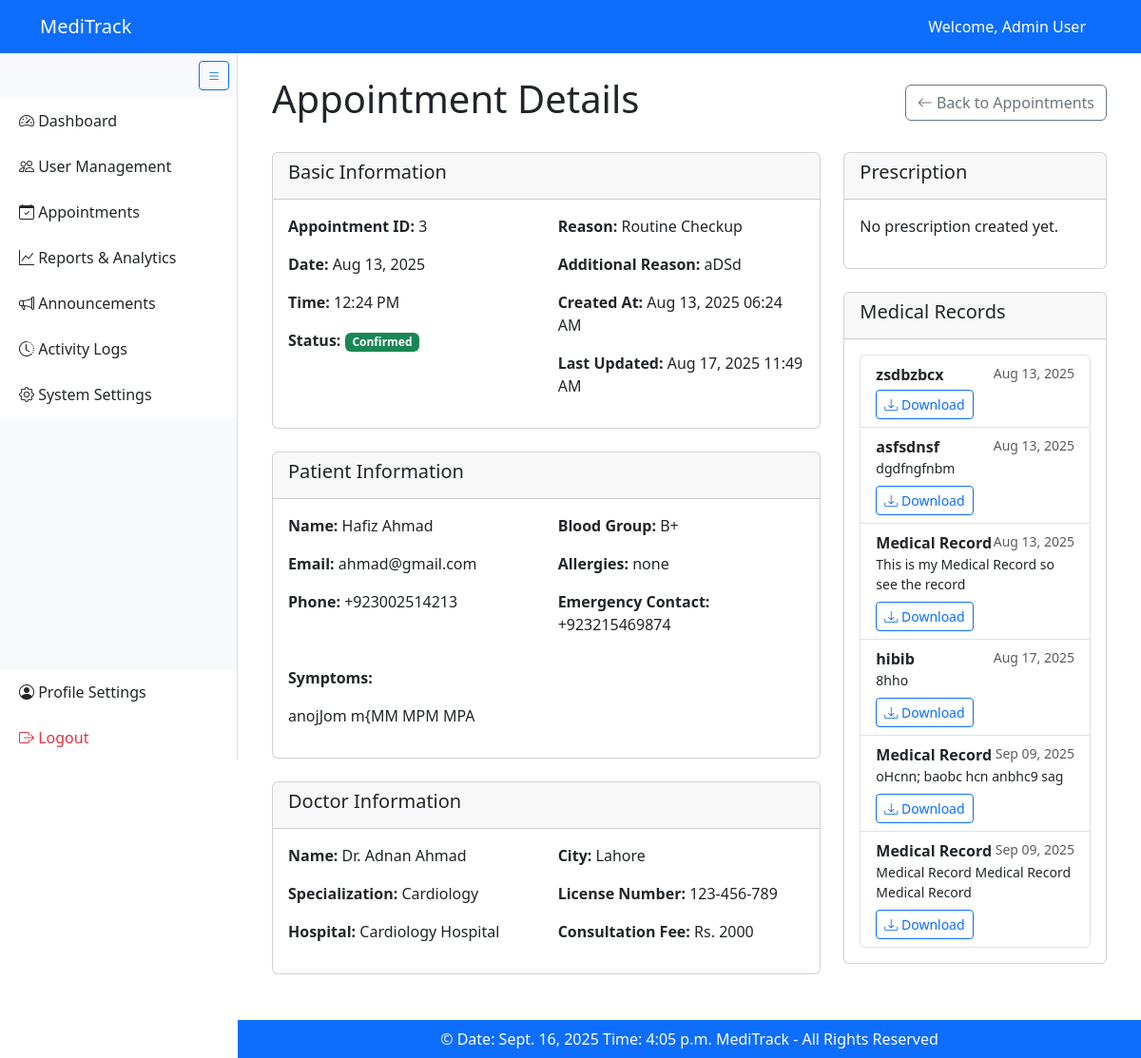
The page /view_appointment/3/ (signed in) on the database its author committed.
### MediTrackApp/models.py (models this page shows, shortened)
class User(AbstractUser):
    ROLE_CHOICES = [
        ("admin", "Admin"),
        ("patient", "Patient"),
        ("doctor", "Doctor"),
    ]
    GENDER_CHOICES = [
        ("M", "Male"),
        ("F", "Female"),
        ("O", "Other"),
    ]
    phone_number = PhoneNumberField(region="PK", blank=True)
    gender = models.CharField(max_length=10, choices=GENDER_CHOICES, blank=True)
    date_of_birth = models.DateField(null=True, blank=True)
    profile_pic = models.ImageField(upload_to="profile_pics/", validators=[validate_file_extension], blank=True, null=True)
    role = models.CharField(max_length=50, choices=ROLE_CHOICES, default="patient")
    is_active = models.BooleanField(default=True)

class Appointment(models.Model):
    STATUS_CHOICES = [
        ("pending", "Pending"),
        ("confirmed", "Confirmed"),
        ("cancelled", "Cancelled"),
        ("completed", "Completed"),
    ]
    REASON_CHOICES = [
        ("CHECKUP", "Routine Checkup"),
        ("CONSULT", "General Consultation"),
        ("FEVER", "Fever/Infection"),
        ("INJURY", "Injury Treatment"),
    ]
    patient = models.ForeignKey(PatientProfile, on_delete=models.CASCADE)
    doctor = models.ForeignKey(DoctorProfile, on_delete=models.CASCADE)
    date = models.DateField()
    time = models.TimeField()
    status = models.CharField(max_length=20, choices=STATUS_CHOICES, default="pending")
    symptoms = models.TextField(blank=True)
    reason = models.CharField(max_length=50, choices=REASON_CHOICES, default="CONSULT")
    other_reason = models.CharField(max_length=100, blank=True)
    cancellation_reason = models.TextField(blank=True, null=True)
    cancelled_by = models.ForeignKey(User, on_delete=models.SET_NULL, null=True, blank=True, related_name='cancelled_appointments')
    end_time = models.TimeField(null=True, blank=True)
    created_at = models.DateTimeField(auto_now_add=True)
    updated_at = models.DateTimeField(auto_now=True)
    class Meta:
        constraints = [
            models.UniqueConstraint(fields=["doctor", "date", "time"], name="unique_doctor_slot"),
        ]
        ordering = ["-date", "time"]

class PatientProfile(models.Model):
    user = models.OneToOneField(User, related_name="patient_profile", on_delete=models.CASCADE)
    blood_group = models.CharField(max_length=5, blank=True)
    allergies = models.TextField(blank=True)
    medical_history = models.TextField(blank=True)
    emergency_contact = PhoneNumberField(region="PK", blank=True)

class DoctorProfile(models.Model):
    user = models.OneToOneField(User, related_name="doctor_profile", on_delete=models.CASCADE)
    specialization = models.CharField(max_length=100, blank=True)
    qualifications = models.TextField(blank=True)
    hospital = models.CharField(max_length=100, blank=True)
    city = models.CharField(max_length=100, blank=True)
    license_number = models.CharField(max_length=50, unique=True, blank=True, null=True)
    consultation_fee = models.PositiveIntegerField(default=2000)
    available_days = models.JSONField(default=list, blank=True)
    available_time_slots = models.JSONField(default=list, blank=True)
    class Meta:
        indexes = [
            models.Index(fields=["specialization"]),
            models.Index(fields=["city"]),
        ]

class MedicalRecord(models.Model):
    patient = models.ForeignKey(PatientProfile, related_name="medical_records", on_delete=models.CASCADE)
    file = models.FileField(
        upload_to="medical_records/%Y/%m/%d",
        validators=[FileExtensionValidator(["pdf", "jpg", "jpeg", "png"])],
    )
    record_type = models.CharField(max_length=50, blank=True)
    uploaded_at = models.DateTimeField(auto_now_add=True)
    notes = models.TextField(blank=True)

### MediTrackApp/decorators.py (the view)
        def wrapper(request, *args, **kwargs):
            if not request.user.is_authenticated:
                return redirect('login')
            if request.user.role not in allowed_roles:
                raise PermissionDenied
            return view_func(request, *args, **kwargs)

### MediTrackApp/views.py (called while the page is built)
@login_required
@role_required(["admin"])
def view_appointment(request, appointment_id):
    appointment = get_object_or_404(Appointment, id=appointment_id)
    return render(request, "admin/view_appointment.html", {'appointment': appointment})

### MediTrackApp/templates/admin/view_appointment.html (shortened to what this page needs)
{% extends 'base.html' %}
{% block content %}
<div class="container-fluid">
    <div class="d-flex justify-content-between align-items-center mb-4">
        <h1>Appointment Details</h1>
        <a href="{% url 'appointment_management' %}" class="btn btn-outline-secondary">
            <i class="bi bi-arrow-left"></i> Back to Appointments
        </a>
    </div>
    <div class="row">
        <div class="col-md-8">
            <div class="card mb-4">
                <div class="card-header">
                    <h5 class="card-title">Basic Information</h5>
                </div>
                <div class="card-body">
                    <div class="row">
                        <div class="col-md-6">
                            <p><strong>Appointment ID:</strong> {{ appointment.id }}</p>
                            <p><strong>Date:</strong> {{ appointment.date|date:"M d, Y" }}</p>
                            <p><strong>Time:</strong> {{ appointment.time|time:"h:i A" }}</p>
                            <p><strong>Status:</strong>
                                <span class="badge
                                    {% if appointment.status == 'confirmed' %}bg-success
                                    {% elif appointment.status == 'pending' %}bg-warning text-dark
                                    {% elif appointment.status == 'cancelled' %}bg-danger
                                    {% else %}bg-info
                                    {% endif %}">
                                    {{ appointment.get_status_display }}
                                </span>
                            </p>
                        </div>
                        <div class="col-md-6">
                            <p><strong>Reason:</strong> {{ appointment.get_reason_display }}</p>
                            {% if appointment.other_reason %}
                            <p><strong>Additional Reason:</strong> {{ appointment.other_reason }}</p>
                            {% endif %}
                            <p><strong>Created At:</strong> {{ appointment.created_at|date:"M d, Y h:i A" }}</p>
                            <p><strong>Last Updated:</strong> {{ appointment.updated_at|date:"M d, Y h:i A" }}</p>
                        </div>
                    </div>
                </div>
            </div>
            <div class="card mb-4">
                <div class="card-header">
                    <h5 class="card-title">Patient Information</h5>
                </div>
                <div class="card-body">
                    <div class="row">
                        <div class="col-md-6">
                            <p><strong>Name:</strong> {{ appointment.patient.user.get_full_name }}</p>
                            <p><strong>Email:</strong> {{ appointment.patient.user.email }}</p>
                            <p><strong>Phone:</strong> {{ appointment.patient.user.phone_number }}</p>
                        </div>
                        <div class="col-md-6">
                            <p><strong>Blood Group:</strong> {{ appointment.patient.blood_group|default:"Not specified" }}</p>
                            <p><strong>Allergies:</strong> {{ appointment.patient.allergies|default:"None" }}</p>
                            <p><strong>Emergency Contact:</strong> {{ appointment.patient.emergency_contact|default:"Not specified" }}</p>
                        </div>
                    </div>
                    <div class="mt-3">
                        <p><strong>Symptoms:</strong></p>
                        <p>{{ appointment.symptoms|default:"No symptoms provided" }}</p>
                    </div>
                </div>
            </div>
            <div class="card mb-4">
                <div class="card-header">
                    <h5 class="card-title">Doctor Information</h5>
                </div>
                <div class="card-body">
                    <div class="row">
                        <div class="col-md-6">
                            <p><strong>Name:</strong> Dr. {{ appointment.doctor.user.get_full_name }}</p>
                            <p><strong>Specialization:</strong> {{ appointment.doctor.specialization }}</p>
                            <p><strong>Hospital:</strong> {{ appointment.doctor.hospital|default:"Not specified" }}</p>
                        </div>
                        <div class="col-md-6">
                            <p><strong>City:</strong> {{ appointment.doctor.city }}</p>
                            <p><strong>License Number:</strong> {{ appointment.doctor.license_number }}</p>
                            <p><strong>Consultation Fee:</strong> Rs. {{ appointment.doctor.consultation_fee }}</p>
                        </div>
                    </div>
                </div>
            </div>
        </div>
        <div class="col-md-4">
            <div class="card mb-4">
                <div class="card-header">
                    <h5 class="card-title">Prescription</h5>
                </div>
                <div class="card-body">
                    {% if appointment.prescription %}
                        <p><strong>Diagnosis:</strong> {{ appointment.prescription.diagnosis }}</p>
                        <p><strong>Advice:</strong> {{ appointment.prescription.advice|default:"None" }}</p>
                        {% if appointment.prescription.medicine %}
                        <div class="mt-3">
                            <h6>Medicines:</h6>
                            <ul class="list-group">
                                {% for med in appointment.prescription.medicine %}
                                <li class="list-group-item">
                                    <strong>{{ med.name }}</strong><br>
                                    Dose: {{ med.dose }} | Duration: {{ med.duration }}
                                    {% if med.instructions %}<br>Instructions: {{ med.instructions }}{% endif %}
                                </li>
                                {% endfor %}
                            </ul>
                        </div>
                        {% endif %}
                        {% if appointment.prescription.follow_up_date %}
                        <div class="mt-3">
                            <p><strong>Follow-up Date:</strong> {{ appointment.prescription.follow_up_date|date:"M d, Y" }}</p>
                        </div>
                        {% endif %}
                        <div class="mt-3">
                            <a href="#" class="btn btn-sm btn-outline-primary">
                                <i class="bi bi-download"></i> Download PDF
                            </a>
                        </div>
                    {% else %}
                        <p>No prescription created yet.</p>
                    {% endif %}
                </div>
            </div>
            <div class="card">
                <div class="card-header">
                    <h5 class="card-title">Medical Records</h5>
                </div>
                <div class="card-body">
                    {% if appointment.patient.medical_records.all %}
                        <div class="list-group">
                            {% for record in appointment.patient.medical_records.all %}
                            <div class="list-group-item">
                                <div class="d-flex justify-content-between">
                                    <strong>{{ record.record_type|default:"Medical Record" }}</strong>
                                    <small class="text-muted">{{ record.uploaded_at|date:"M d, Y" }}</small>
                                </div>
                                {% if record.notes %}
                                <p class="mb-1 small">{{ record.notes }}</p>
                                {% endif %}
                                <a href="{{ record.file.url }}" target="_blank" class="btn btn-sm btn-outline-primary mt-1">
                                    <i class="bi bi-download"></i> Download
                                </a>
                            </div>
                            {% endfor %}
                        </div>
                    {% else %}
                        <p>No medical records uploaded.</p>
                    {% endif %}
                </div>
            </div>
        </div>
    </div>
</div>
{% endblock %}

### templates/base.html (shortened to what this page needs)
{% load static %}
<!DOCTYPE html>
<html lang="en">
<head>
    <link href="https://cdn.jsdelivr.net/npm/bootstrap@5.3.3/dist/css/bootstrap.min.css" rel="stylesheet">
    <link href="https://cdn.jsdelivr.net/npm/bootstrap-icons@1.11.3/font/bootstrap-icons.css" rel="stylesheet">
    <link rel="stylesheet" href="{% static 'CSS/base.css' %}">
</head>
<body>
    <nav class="navbar navbar-dark bg-primary fixed-top" id="main-navbar">
        <div class="container">
            <span class="navbar-brand">MediTrack</span>
            <div>
                {% if user.is_authenticated %}
                    <span class="text-white me-3">Welcome, {{ user.get_full_name }}</span>
                {% else %}
                    <a href="{% url 'login' %}" class="btn btn-outline-light btn-lg me-2">Login</a>
                    <a href="{% url 'register' %}" class="btn btn-outline-light btn-lg">Register</a>
                {% endif %}
            </div>
        </div>
    </nav>
 {% if user.is_authenticated %}
    <div id="sidebar" class="bg-light border-end position-fixed d-flex flex-column">
        <div class="p-2 text-end d-none d-lg-block">
            <button id="sidebarToggle" class="btn btn-sm btn-outline-primary">
                <i class="bi bi-list"></i>
            </button>
        </div>
        <div class="list-group list-group-flush flex-grow-1">
            {% if user.role == 'admin' %}
                 {% include 'partials/admin_sidebar.html' %}
                 {% elif user.role == 'doctor' %}
                 {% include 'partials/doctor_sidebar.html' %}
                 {% elif user.role == 'patient' %}
                 {% include 'partials/patient_sidebar.html' %}
            {% endif %}
            <div class="mt-auto">
                <a href="{% url 'edit_profile' %}" class="list-group-item list-group-item-action">
                    <i class="bi bi-person-circle"></i> <span class="link-text">Profile Settings</span>
                </a>
                <a href="{% url 'logout' %}" class="list-group-item list-group-item-action text-danger">
                    <i class="bi bi-box-arrow-right"></i> <span class="link-text">Logout</span>
                </a>
            </div>
        </div>
    </div>
    {% endif %}
    <div id="main-content" class="p-4 {% if not user.is_authenticated %}full-width{% endif %}">
        {% block content %}{% endblock %}
    </div>
    <footer class="bg-primary text-white text-center py-2 {% if not user.is_authenticated %}full-width{% endif %}" id="main-footer">
        &copy; Date: {% now "DATE_FORMAT" %} Time: {% now "TIME_FORMAT" %} MediTrack - All Rights Reserved
    </footer>
</body>
</html>

### static/css/base.css (style rules this page uses)
#sidebar { width: 250px; top: 56px; bottom: 0; height: calc(100vh - 56px); transition: all 0.3s; z-index: 1000; overflow-y: auto; }
#main-content { margin-left: 250px; padding-top: 80px; padding-bottom: 20px; transition: all 0.3s; min-height: calc(100vh - 56px - 40px); }
#main-footer { margin-left: 250px; transition: all 0.3s; }
#sidebar .list-group-item { border: none; padding: 12px 20px; font-weight: 500; white-space: nowrap; }
body { padding-top: 56px; }

### rows shown on the page
User: get_full_name "Admin User"
Appointment: id "3", date "Aug 13, 2025", time "12:24 PM", status "Confirmed", reason "Routine Checkup", other_reason "aDSd", created_at "Aug 13, 2025 06:24 AM", updated_at "Aug 17, 2025 11:49 AM", patient.user.get_full_name "Hafiz Ahmad", patient.user.email "ahmad@gmail.com", patient.user.phone_number "+923002514213", patient.blood_group "B+", patient.allergies "none", patient.emergency_contact "+923215469874", symptoms "anojJom m{MM MPM MPA", doctor.user.get_full_name "Adnan Ahmad", doctor.specialization "Cardiology", doctor.hospital "Cardiology Hospital", doctor.city "Lahore", doctor.license_number "123-456-789", doctor.consultation_fee "2000"
MedicalRecord: record_type "zsdbzbcx", uploaded_at "Aug 13, 2025"
MedicalRecord: record_type "asfsdnsf", uploaded_at "Aug 13, 2025", notes "dgdfngfnbm"
MedicalRecord: record_type "Medical Record", uploaded_at "Aug 13, 2025", notes "This is my Medical Record so see the record"
MedicalRecord: record_type "hibib", uploaded_at "Aug 17, 2025", notes "8hho"
MedicalRecord: record_type "Medical Record", uploaded_at "Sep 09, 2025", notes "oHcnn; baobc hcn anbhc9 sag"
MedicalRecord: record_type "Medical Record", uploaded_at "Sep 09, 2025", notes "Medical Record Medical Record Medical Record"
